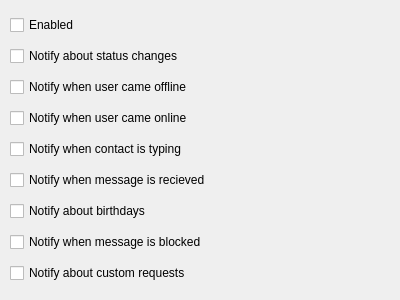
<?xml version="1.0" encoding="UTF-8"?>
<ui version="4.0">
 <class>GrowlSettings</class>
 <widget class="QWidget" name="GrowlSettings">
  <property name="geometry">
   <rect>
    <x>0</x>
    <y>0</y>
    <width>400</width>
    <height>300</height>
   </rect>
  </property>
  <property name="windowTitle">
   <string>Form</string>
  </property>
  <widget class="QWidget" name="verticalLayoutWidget">
   <property name="geometry">
    <rect>
     <x>10</x>
     <y>10</y>
     <width>261</width>
     <height>281</height>
    </rect>
   </property>
   <layout class="QVBoxLayout" name="verticalLayout">
    <item>
     <widget class="QCheckBox" name="NotifyEnabled">
      <property name="text">
       <string>Enabled</string>
      </property>
     </widget>
    </item>
    <item>
     <widget class="QCheckBox" name="StatusChange">
      <property name="text">
       <string>Notify about status changes</string>
      </property>
     </widget>
    </item>
    <item>
     <widget class="QCheckBox" name="ShowOffline">
      <property name="text">
       <string>Notify when user came offline</string>
      </property>
     </widget>
    </item>
    <item>
     <widget class="QCheckBox" name="ShowOnline">
      <property name="text">
       <string>Notify when user came online</string>
      </property>
     </widget>
    </item>
    <item>
     <widget class="QCheckBox" name="Typing">
      <property name="text">
       <string>Notify when contact is typing</string>
      </property>
     </widget>
    </item>
    <item>
     <widget class="QCheckBox" name="MessageRecieved">
      <property name="text">
       <string>Notify when message is recieved</string>
      </property>
     </widget>
    </item>
    <item>
     <widget class="QCheckBox" name="Birthday">
      <property name="text">
       <string>Notify about birthdays</string>
      </property>
     </widget>
    </item>
    <item>
     <widget class="QCheckBox" name="Blocked">
      <property name="text">
       <string>Notify when message is blocked</string>
      </property>
     </widget>
    </item>
    <item>
     <widget class="QCheckBox" name="Custom">
      <property name="text">
       <string>Notify about custom requests</string>
      </property>
     </widget>
    </item>
   </layout>
  </widget>
 </widget>
 <resources/>
 <connections/>
</ui>
